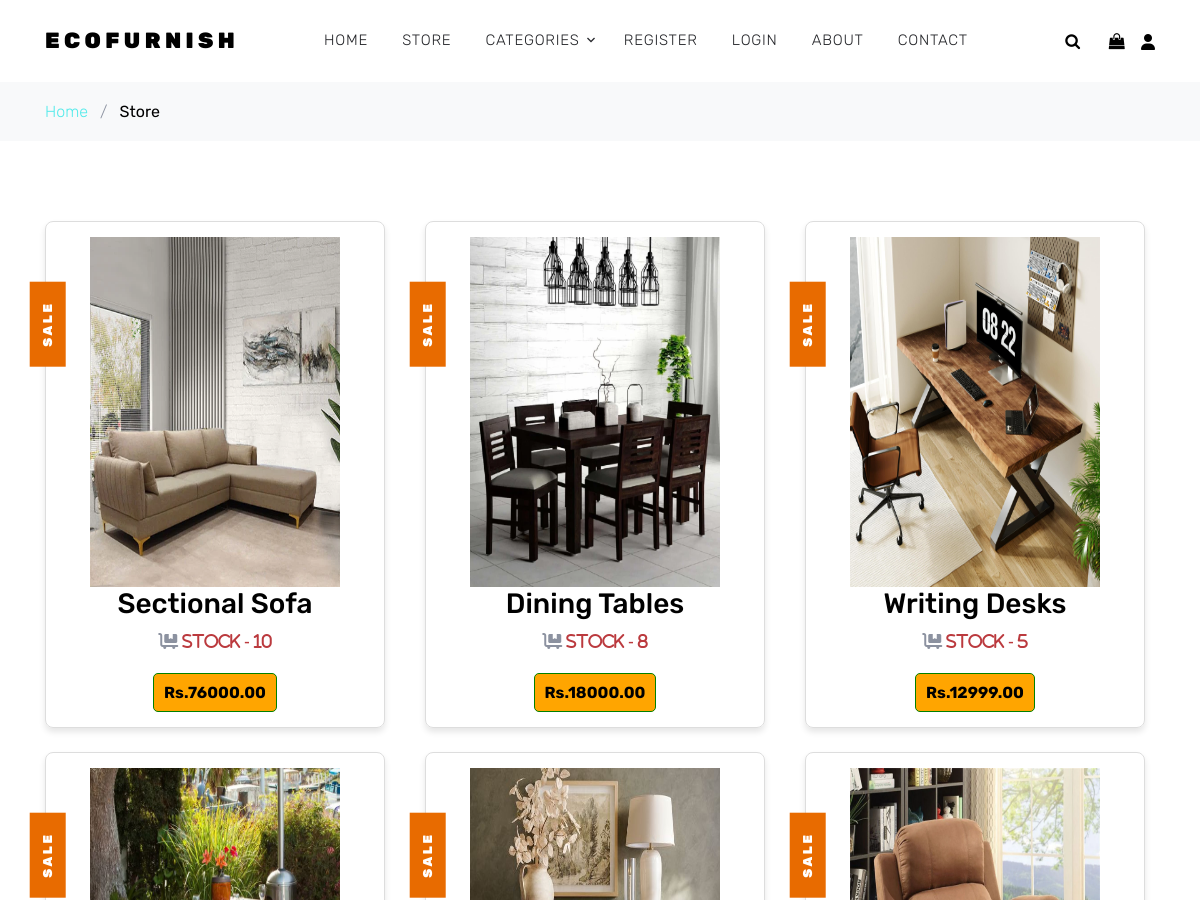
Page /shop/ (upper part) on the earlier database version.
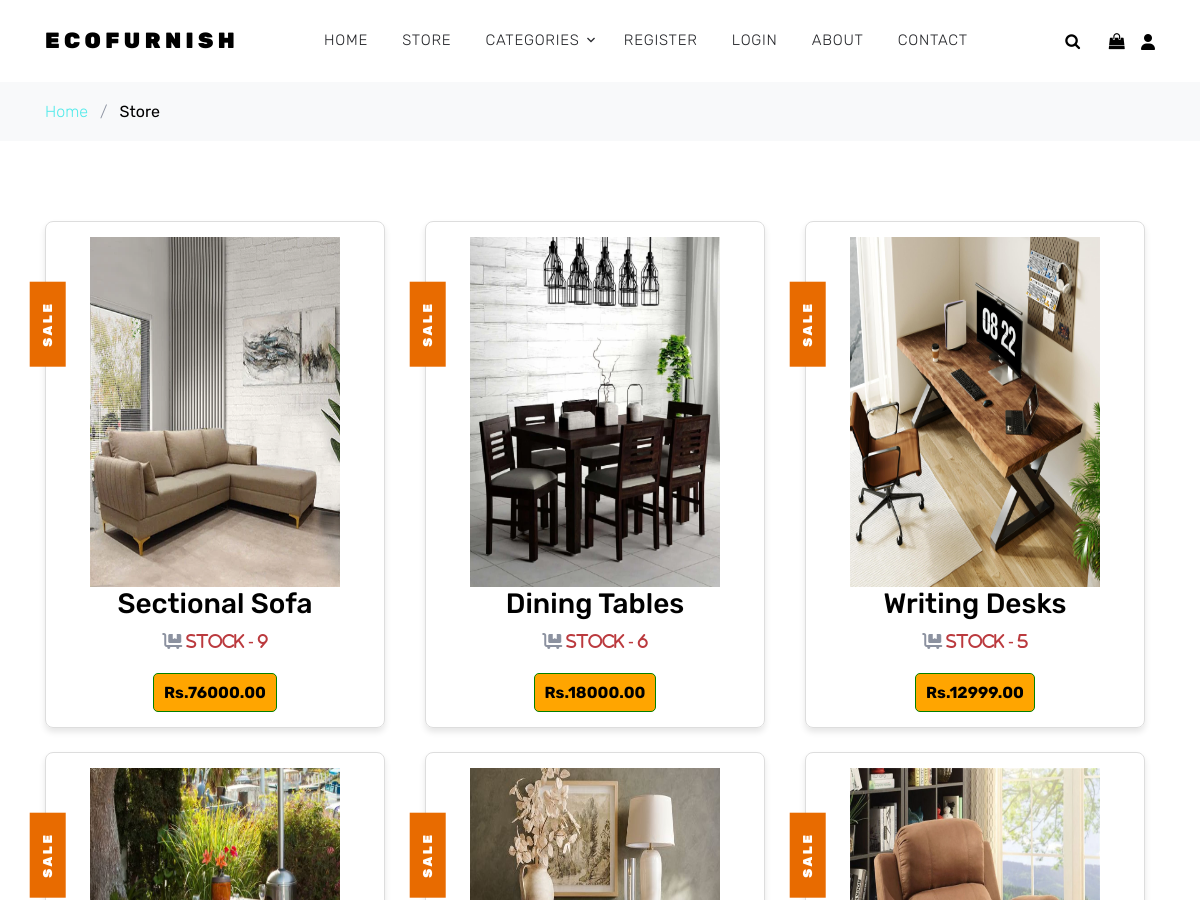
Same page on the later database version.
### Store/models.py (models this page shows, shortened)
class Furniture(models.Model):
    product = models.CharField(max_length=50, unique=True)
    description = models.TextField(max_length=1000, blank=True)
    category = models.ForeignKey(Categories, on_delete=models.PROTECT)
    price = models.DecimalField(max_digits=20, decimal_places=2)
    image = models.ImageField(upload_to='Furniture')
    stock = models.IntegerField()

### Store/views.py (the view)
# urls.py: path('shop/', Shop, name='shop'),
def Shop(request, link=None):
    if link is not None:
        cat = Categories.objects.get(link=link)
        products = Furniture.objects.filter(category=cat.id)
    else:
        all_items = Furniture.objects.all()
        paginator = Paginator(all_items, 6)
        page_number = request.GET.get('page')
        products = paginator.get_page(page_number)
    return render(request, 'Store/Shop.html', {'products': products})

### Store/context_processors.py (called while the page is built)
def EcoFurnish_Category(request):
    cat = Categories.objects.all()
    return dict(cat=cat)

### Template/Store/Shop.html (shortened to what this page needs)
{% extends 'Home/Base.html' %}
{% load static %}
{% block content %}
    <div class="bg-light py-3">
      <div class="container">
        <div class="row">
          <div class="col-md-12 mb-0"><a href="index.html">Home</a> <span class="mx-2 mb-0">/</span> <strong class="text-black">Store</strong></div>
        </div>
      </div>
    </div>
    <div class="site-section">
      <div class="container">
          <div class="row g-4">
            {% for i in products %}
            <div class="col-sm-6 col-md-4">
                <div class="text-center item mb-4"
                  style="border: 1px solid #ddd; border-radius: 8px; padding: 15px; box-shadow: 0 4px 6px rgba(0, 0, 0, 0.1); margin-right: 10px;">
                    <span class="tag">Sale</span>
                    <a href="{% url 'Store:single_details' i.id %}"> <img src="{{i.image.url}}" alt="Image" style="width:250px;height:350px;"></a>
                    <h3 class="text-dark"><a href="{% url 'Store:single_details' i.id %}">{{i.product}}</a></h3>
                    <p class="fa-solid fa-cart-flatbed">
                        {% if i.stock > 0 %}
                        <span style="color: #BB3A3E;">Stock - {{i.stock}}</span>
                        {% else %}
                        <span style="color: #BB3A3E;">Out of Stock</span>
                        {% endif %}
                    </p> <br>
                    <div class="price-box mt-2" style="display: inline-block; padding: 5px 10px; border: 1px solid green; border-radius: 5px; background-color: orange; color: black; font-weight: bold;">
                        Rs.{{i.price}}
                    </div>
                </div>
            </div>
            {% empty %}
            <h2 style="text-align:center;color:#308126;">No Results Found</h2>
            {% endfor %}
          </div>
      </div>
    </div>
{% endblock %}

Differences in the rows shown:
changed Furniture "Sectional Sofa": stock "10" → "9"
changed Furniture "Dining Tables": stock "8" → "6"
